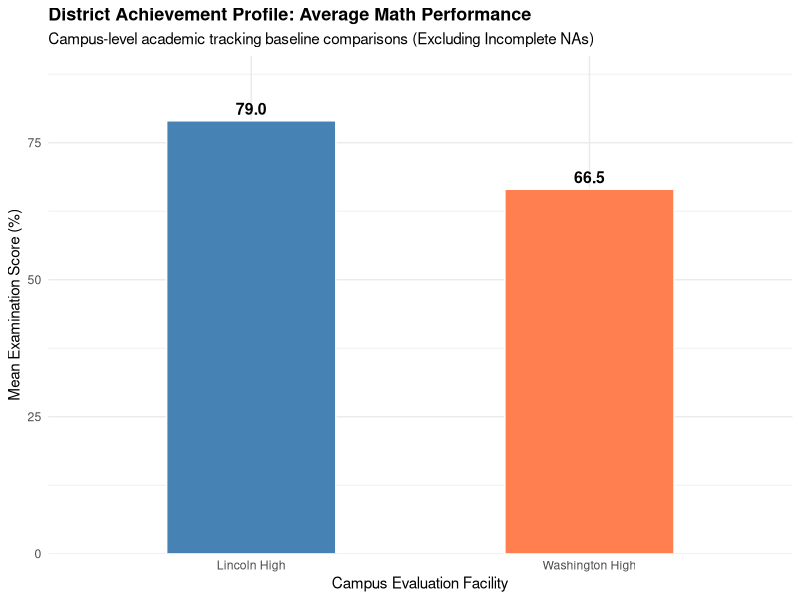
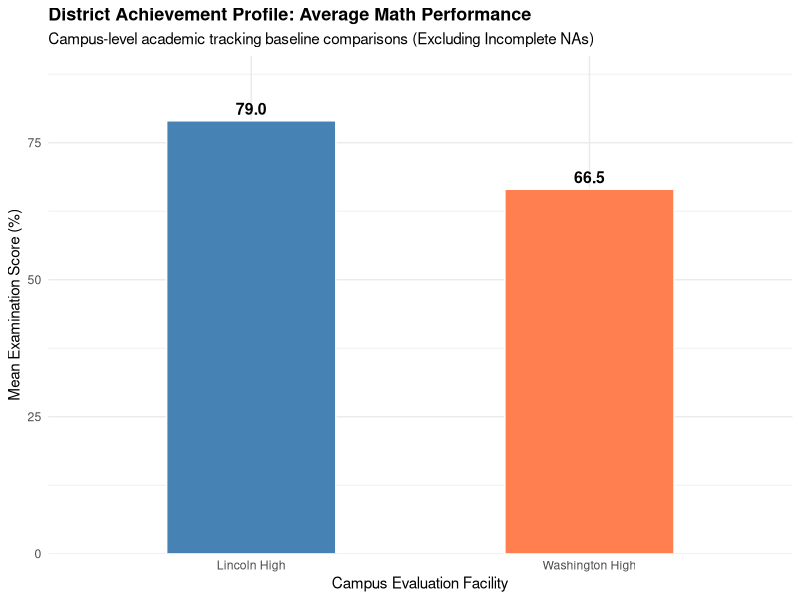

Write R code to recreate these figures, in order.
## ---- chunk 1
library(ggplot2)
## ---- chunk 2
students_df <- data.frame(
  Student_ID = paste0("STU-", 101:106),
  Name       = c("Emma Smith", "Liam Jones", "Olivia Rice", "Noah Davis", "Ava Wilson", "Mia Taylor"),
  School     = rep(c("Lincoln High", "Washington High"), each = 3),
  Attendance = c(0.96, 0.82, 0.99, 0.74, 0.91, 0.88),
  Math_Grade = c(88, 54, 95, 62, 71, NA),
  stringsAsFactors = FALSE
)
## ---- chunk 3
school_tables_list <- split(students_df, students_df$School)

print("--- INSIGHT: EXTRACTED 'LINCOLN HIGH' LIST NODE ---")
print(school_tables_list[["Lincoln High"]])

print("--- INSIGHT: EXTRACTED 'WASHINGTON HIGH' LIST NODE ---")
print(school_tables_list[["Washington High"]])
## ---- chunk 4
school_attendance <- aggregate(Attendance ~ School, data = students_df, FUN = mean)
school_grades     <- aggregate(Math_Grade ~ School, data = students_df, FUN = mean, na.rm = TRUE)
district_summary  <- merge(school_attendance, school_grades, by = "School")

# Operational weight allocation: 60% Math Achievement, 40% Attendance Continuity
weight_math       <- 0.60
weight_attendance <- 0.40

district_summary$Overall_Rank_Score <- (district_summary$Math_Grade * weight_math) +
                                       ((district_summary$Attendance * 100) * weight_attendance)

district_summary <- district_summary[order(-district_summary$Overall_Rank_Score), ]

# FIXED: cat() renders "\n" as a real newline; print() would show it literally.
cat("\n--- CAMPUS PERFORMANCE WEIGHTED INDEX LEDGER ---\n")
print(district_summary)
## ---- chunk 5
grade_summary_chart <- ggplot(district_summary, aes(x = School, y = Math_Grade, fill = School)) +
  geom_bar(stat = "identity", color = "white", width = 0.5) +
  geom_text(aes(label = sprintf("%.1f", Math_Grade)), vjust = -0.5, fontface = "bold", size = 4) +
  scale_fill_manual(values = c("Lincoln High" = "steelblue", "Washington High" = "coral")) +
  labs(title = "District Achievement Profile: Average Math Performance",
       subtitle = "Campus-level academic tracking baseline comparisons (Excluding Incomplete NAs)",
       x = "Campus Evaluation Facility",
       y = "Mean Examination Score (%)") +
  theme_minimal() +
  theme(plot.title = element_text(face = "bold", size = 13),
        legend.position = "none") +
  scale_y_continuous(expand = expansion(mult = c(0, 0.15)))

print(grade_summary_chart)
## ---- chunk 6
write.csv(district_summary, file = "district_weighted_performance_audit.csv", row.names = FALSE)
ggsave(filename = "district_math_grade_summary.png", plot = grade_summary_chart, width = 7, height = 5, dpi = 300)

cat("------------------------------------------------------------------------\n")
cat("Data architecture processing successful. File assets saved to:", getwd(), "\n")
